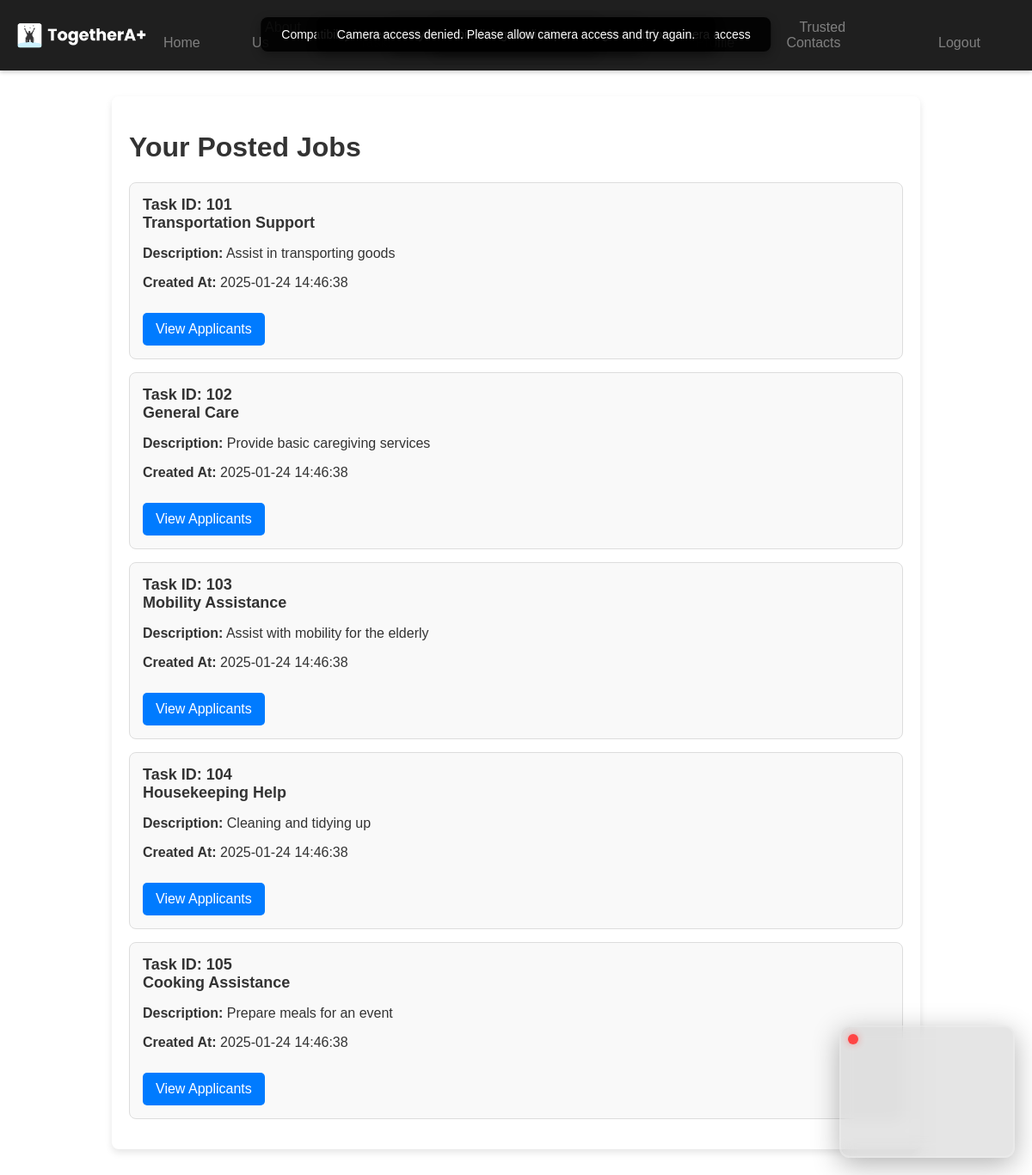
The app's page /user_posted_jobs.php (signed in) with its own data.
### tables this page shows
CREATE TABLE `tasks` (
  `task_id` int(11) NOT NULL,
  `user_id` int(11) NOT NULL,
  `title` varchar(255) NOT NULL,
  `description` text DEFAULT NULL,
  `skill_required` text DEFAULT NULL,
  `hourly_rate` decimal(10,2) NOT NULL,
  `fixed_rate` decimal(10,2) DEFAULT NULL,
  `urgency` varchar(6) DEFAULT NULL,
  `created_at` timestamp NOT NULL DEFAULT current_timestamp(),
  `updated_at` timestamp NOT NULL DEFAULT current_timestamp() ON UPDATE current_timestamp()
);

### user_posted_jobs.php (the view, shortened to what this page needs)
<?php
include 'dbconnect.php';
$user_id = $_SESSION['user_id'];
$query = "SELECT * FROM tasks WHERE user_id = $user_id ORDER BY created_at DESC";
$result = $conn->query($query);
?>
<!DOCTYPE html>
<html lang="en">
<head>
<?php include"header_user.php"?>
</head>
<body>
    <div class="task-container">
        <h1>Your Posted Jobs</h1>
        <?php if ($result->num_rows > 0): ?>
            <?php while ($row = $result->fetch_assoc()): ?>
                <div class="task-card">
                    <h3>Task ID: <?php echo htmlspecialchars($row['task_id']); ?></h3>
                    <h3><?php echo htmlspecialchars($row['title']); ?></h3>
                    <p><strong>Description:</strong> <?php echo htmlspecialchars($row['description']); ?></p>
                    <p><strong>Created At:</strong> <?php echo htmlspecialchars($row['created_at']); ?></p>
                    <a href="view_applications.php?task_id=<?php echo $row['task_id']; ?>" class="view-applicants-button">View Applicants</a>
                </div>
            <?php endwhile; ?>
        <?php else: ?>
            <p>No jobs posted yet.</p>
        <?php endif; ?>
    </div>
</body>
</html>

### styles.css (style rules this page uses)
body { font-family: Arial, sans-serif; margin: 0; padding: 0; background-color: #121212; color: white; }

### home.css (style rules this page uses)
body { font-family: Arial, sans-serif; margin: 0; padding: 0; background-color: #ffffff; color: #333; }

### user_posted_jobs.php (style rules this page uses)
.task-container { max-width: 900px; margin: 30px auto; padding: 20px; background: #fff; border-radius: 8px; box-shadow: 0 4px 8px rgba(0, 0, 0, 0.1); }
.task-card { padding: 15px; margin-bottom: 15px; border: 1px solid #ddd; border-radius: 8px; background-color: #f9f9f9; }
.task-card h3 { margin: 0; font-size: 18px; }
.view-applicants-button { padding: 10px 15px; background-color: #007bff; color: white; border: none; border-radius: 5px; cursor: pointer; text-decoration: none; display: inline-block; margin-top: 10px; }

### records on screen
tasks: task_id "101", title "Transportation Support", description "Assist in transporting goods", created_at "2025-01-24 14:46:38"
tasks: task_id "102", title "General Care", description "Provide basic caregiving services", created_at "2025-01-24 14:46:38"
tasks: task_id "103", title "Mobility Assistance", description "Assist with mobility for the elderly", created_at "2025-01-24 14:46:38"
tasks: task_id "104", title "Housekeeping Help", description "Cleaning and tidying up", created_at "2025-01-24 14:46:38"
tasks: task_id "105", title "Cooking Assistance", description "Prepare meals for an event", created_at "2025-01-24 14:46:38"
